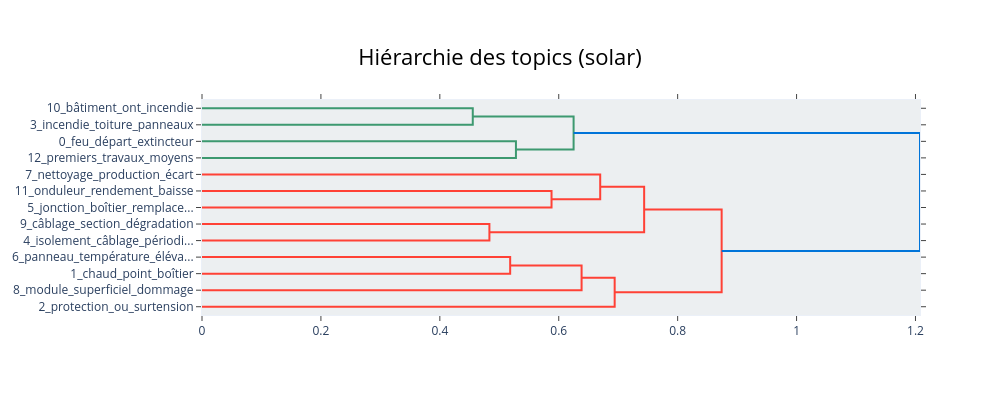
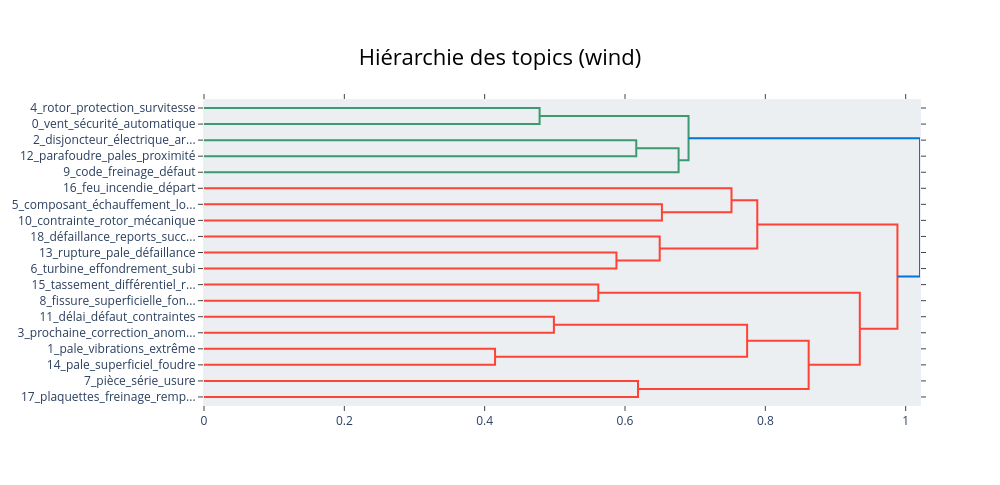

The code cell stored with these charts, in order, in its notebook:
### Code cell
for asset, m in topic_models.items():
    m.visualize_hierarchy(title=f"Hiérarchie des topics ({asset})").show()

### Figure 1 — Plotly figure (JSON) as saved in the notebook; plotly's stock layout.template omitted (floating-point values rounded to 4 significant figures)
{"data": [{"hoverinfo": "text", "marker": {"color": "rgb(61,153,112)"}, "mode": "lines", "type": "scatter", "x": [0.0, 0.4554, 0.4554, 0.0], "xaxis": "x", "y": [-5.0, -5.0, -15.0, -15.0], "yaxis": "y"}, {"hoverinfo": "text", "marker": {"color": "rgb(61,153,112)"}, "mode": "lines", "type": "scatter", "x": [0.0, 0.528, 0.528, 0.0], "xaxis": "x", "y": [-25.0, -25.0, -35.0, -35.0], "yaxis": "y"}, {"hoverinfo": "text", "marker": {"color": "rgb(61,153,112)"}, "mode": "lines", "type": "scatter", "x": [0.4554, 0.625, 0.625, 0.528], "xaxis": "x", "y": [-10.0, -10.0, -30.0, -30.0], "yaxis": "y"}, {"hoverinfo": "text", "marker": {"color": "rgb(255,65,54)"}, "mode": "lines", "type": "scatter", "x": [0.0, 0.5879, 0.5879, 0.0], "xaxis": "x", "y": [-55.0, -55.0, -65.0, -65.0], "yaxis": "y"}, {"hoverinfo": "text", "marker": {"color": "rgb(255,65,54)"}, "mode": "lines", "type": "scatter", "x": [0.0, 0.6698, 0.6698, 0.5879], "xaxis": "x", "y": [-45.0, -45.0, -60.0, -60.0], "yaxis": "y"}, {"hoverinfo": "text", "marker": {"color": "rgb(255,65,54)"}, "mode": "lines", "type": "scatter", "x": [0.0, 0.4834, 0.4834, 0.0], "xaxis": "x", "y": [-75.0, -75.0, -85.0, -85.0], "yaxis": "y"}, {"hoverinfo": "text", "marker": {"color": "rgb(255,65,54)"}, "mode": "lines", "type": "scatter", "x": [0.6698, 0.7436, 0.7436, 0.4834], "xaxis": "x", "y": [-52.5, -52.5, -80.0, -80.0], "yaxis": "y"}, {"hoverinfo": "text", "marker": {"color": "rgb(255,65,54)"}, "mode": "lines", "type": "scatter", "x": [0.0, 0.5183, 0.5183, 0.0], "xaxis": "x", "y": [-95.0, -95.0, -105.0, -105.0], "yaxis": "y"}, {"hoverinfo": "text", "marker": {"color": "rgb(255,65,54)"}, "mode": "lines", "type": "scatter", "x": [0.5183, 0.6384, 0.6384, 0.0], "xaxis": "x", "y": [-100.0, -100.0, -115.0, -115.0], "yaxis": "y"}, {"hoverinfo": "text", "marker": {"color": "rgb(255,65,54)"}, "mode": "lines", "type": "scatter", "x": [0.6384, 0.6941, 0.6941, 0.0], "xaxis": "x", "y": [-107.5, -107.5, -125.0, -125.0], "yaxis": "y"}, {"hoverinfo": "text", "marker": {"color": "rgb(255,65,54)"}, "mode": "lines", "type": "scatter", "x": [0.7436, 0.874, 0.874, 0.6941], "xaxis": "x", "y": [-66.25, -66.25, -116.2, -116.2], "yaxis": "y"}, {"hoverinfo": "text", "marker": {"color": "rgb(0,116,217)"}, "mode": "lines", "type": "scatter", "x": [0.625, 1.208, 1.208, 0.874], "xaxis": "x", "y": [-20.0, -20.0, -91.25, -91.25], "yaxis": "y"}], "layout": {"autosize": false, "height": 395, "hoverlabel": {"bgcolor": "white", "font": {"family": "Rockwell", "size": 16}}, "hovermode": "closest", "plot_bgcolor": "#ECEFF1", "showlegend": false, "title": {"font": {"color": "Black", "size": 22}, "text": "Hiérarchie des topics (solar)", "x": 0.5, "xanchor": "center", "yanchor": "top"}, "width": 1000, "xaxis": {"mirror": "allticks", "rangemode": "tozero", "showgrid": false, "showline": true, "showticklabels": true, "ticks": "outside", "type": "linear", "zeroline": false}, "yaxis": {"mirror": "allticks", "range": [-130, 0], "rangemode": "tozero", "showgrid": false, "showline": true, "showticklabels": true, "tickmode": "array", "ticks": "outside", "ticktext": ["10_bâtiment_ont_incendie", "3_incendie_toiture_panneaux", "0_feu_départ_extincteur", "12_premiers_travaux_moyens", "7_nettoyage_production_écart", "11_onduleur_rendement_baisse", "5_jonction_boîtier_remplace...", "9_câblage_section_dégradation", "4_isolement_câblage_périodi...", "6_panneau_température_éléva...", "1_chaud_point_boîtier", "8_module_superficiel_dommage", "2_protection_ou_surtension"], "tickvals": [-5, -15, -25, -35, -45, -55, -65, -75, -85, -95, -105, -115, -125], "type": "linear", "zeroline": false}}}

### Figure 2 — Plotly figure (JSON) as saved in the notebook; plotly's stock layout.template omitted (floating-point values rounded to 4 significant figures)
{"data": [{"hoverinfo": "text", "marker": {"color": "rgb(61,153,112)"}, "mode": "lines", "type": "scatter", "x": [0.0, 0.4783, 0.4783, 0.0], "xaxis": "x", "y": [-5.0, -5.0, -15.0, -15.0], "yaxis": "y"}, {"hoverinfo": "text", "marker": {"color": "rgb(61,153,112)"}, "mode": "lines", "type": "scatter", "x": [0.0, 0.616, 0.616, 0.0], "xaxis": "x", "y": [-25.0, -25.0, -35.0, -35.0], "yaxis": "y"}, {"hoverinfo": "text", "marker": {"color": "rgb(61,153,112)"}, "mode": "lines", "type": "scatter", "x": [0.616, 0.6764, 0.6764, 0.0], "xaxis": "x", "y": [-30.0, -30.0, -45.0, -45.0], "yaxis": "y"}, {"hoverinfo": "text", "marker": {"color": "rgb(61,153,112)"}, "mode": "lines", "type": "scatter", "x": [0.4783, 0.6905, 0.6905, 0.6764], "xaxis": "x", "y": [-10.0, -10.0, -37.5, -37.5], "yaxis": "y"}, {"hoverinfo": "text", "marker": {"color": "rgb(255,65,54)"}, "mode": "lines", "type": "scatter", "x": [0.0, 0.6526, 0.6526, 0.0], "xaxis": "x", "y": [-65.0, -65.0, -75.0, -75.0], "yaxis": "y"}, {"hoverinfo": "text", "marker": {"color": "rgb(255,65,54)"}, "mode": "lines", "type": "scatter", "x": [0.0, 0.7518, 0.7518, 0.6526], "xaxis": "x", "y": [-55.0, -55.0, -70.0, -70.0], "yaxis": "y"}, {"hoverinfo": "text", "marker": {"color": "rgb(255,65,54)"}, "mode": "lines", "type": "scatter", "x": [0.0, 0.5878, 0.5878, 0.0], "xaxis": "x", "y": [-95.0, -95.0, -105.0, -105.0], "yaxis": "y"}, {"hoverinfo": "text", "marker": {"color": "rgb(255,65,54)"}, "mode": "lines", "type": "scatter", "x": [0.0, 0.6494, 0.6494, 0.5878], "xaxis": "x", "y": [-85.0, -85.0, -100.0, -100.0], "yaxis": "y"}, {"hoverinfo": "text", "marker": {"color": "rgb(255,65,54)"}, "mode": "lines", "type": "scatter", "x": [0.7518, 0.7885, 0.7885, 0.6494], "xaxis": "x", "y": [-62.5, -62.5, -92.5, -92.5], "yaxis": "y"}, {"hoverinfo": "text", "marker": {"color": "rgb(255,65,54)"}, "mode": "lines", "type": "scatter", "x": [0.0, 0.5619, 0.5619, 0.0], "xaxis": "x", "y": [-115.0, -115.0, -125.0, -125.0], "yaxis": "y"}, {"hoverinfo": "text", "marker": {"color": "rgb(255,65,54)"}, "mode": "lines", "type": "scatter", "x": [0.0, 0.4987, 0.4987, 0.0], "xaxis": "x", "y": [-135.0, -135.0, -145.0, -145.0], "yaxis": "y"}, {"hoverinfo": "text", "marker": {"color": "rgb(255,65,54)"}, "mode": "lines", "type": "scatter", "x": [0.0, 0.4148, 0.4148, 0.0], "xaxis": "x", "y": [-155.0, -155.0, -165.0, -165.0], "yaxis": "y"}, {"hoverinfo": "text", "marker": {"color": "rgb(255,65,54)"}, "mode": "lines", "type": "scatter", "x": [0.4987, 0.774, 0.774, 0.4148], "xaxis": "x", "y": [-140.0, -140.0, -160.0, -160.0], "yaxis": "y"}, {"hoverinfo": "text", "marker": {"color": "rgb(255,65,54)"}, "mode": "lines", "type": "scatter", "x": [0.0, 0.6185, 0.6185, 0.0], "xaxis": "x", "y": [-175.0, -175.0, -185.0, -185.0], "yaxis": "y"}, {"hoverinfo": "text", "marker": {"color": "rgb(255,65,54)"}, "mode": "lines", "type": "scatter", "x": [0.774, 0.8617, 0.8617, 0.6185], "xaxis": "x", "y": [-150.0, -150.0, -180.0, -180.0], "yaxis": "y"}, {"hoverinfo": "text", "marker": {"color": "rgb(255,65,54)"}, "mode": "lines", "type": "scatter", "x": [0.5619, 0.9346, 0.9346, 0.8617], "xaxis": "x", "y": [-120.0, -120.0, -165.0, -165.0], "yaxis": "y"}, {"hoverinfo": "text", "marker": {"color": "rgb(255,65,54)"}, "mode": "lines", "type": "scatter", "x": [0.7885, 0.9882, 0.9882, 0.9346], "xaxis": "x", "y": [-77.5, -77.5, -142.5, -142.5], "yaxis": "y"}, {"hoverinfo": "text", "marker": {"color": "rgb(0,116,217)"}, "mode": "lines", "type": "scatter", "x": [0.6905, 1.02, 1.02, 0.9882], "xaxis": "x", "y": [-23.75, -23.75, -110.0, -110.0], "yaxis": "y"}], "layout": {"autosize": false, "height": 485, "hoverlabel": {"bgcolor": "white", "font": {"family": "Rockwell", "size": 16}}, "hovermode": "closest", "plot_bgcolor": "#ECEFF1", "showlegend": false, "title": {"font": {"color": "Black", "size": 22}, "text": "Hiérarchie des topics (wind)", "x": 0.5, "xanchor": "center", "yanchor": "top"}, "width": 1000, "xaxis": {"mirror": "allticks", "rangemode": "tozero", "showgrid": false, "showline": true, "showticklabels": true, "ticks": "outside", "type": "linear", "zeroline": false}, "yaxis": {"mirror": "allticks", "range": [-190, 0], "rangemode": "tozero", "showgrid": false, "showline": true, "showticklabels": true, "tickmode": "array", "ticks": "outside", "ticktext": ["4_rotor_protection_survitesse", "0_vent_sécurité_automatique", "2_disjoncteur_électrique_ar...", "12_parafoudre_pales_proximité", "9_code_freinage_défaut", "16_feu_incendie_départ", "5_composant_échauffement_lo...", "10_contrainte_rotor_mécanique", "18_défaillance_reports_succ...", "13_rupture_pale_défaillance", "6_turbine_effondrement_subi", "15_tassement_différentiel_r...", "8_fissure_superficielle_fon...", "11_délai_défaut_contraintes", "3_prochaine_correction_anom...", "1_pale_vibrations_extrême", "14_pale_superficiel_foudre", "7_pièce_série_usure", "17_plaquettes_freinage_remp..."], "tickvals": [-5, -15, -25, -35, -45, -55, -65, -75, -85, -95, -105, -115, -125, -135, -145, -155, -165, -175, -185], "type": "linear", "zeroline": false}}}
